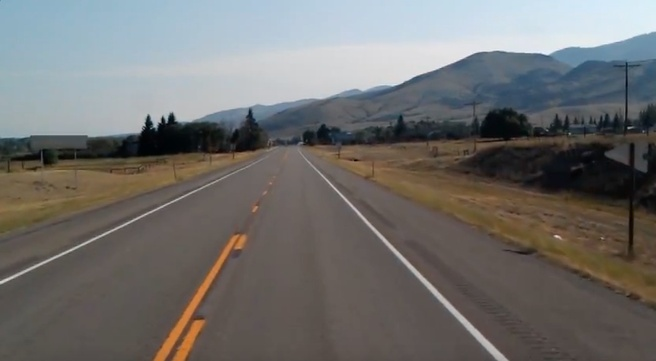
#> input picture classNotes/Lecture 22 - OpenCV _For Information Only_/test_image.jpg, 656 x 361 px, shrunk from 1279 x 704 before the run
$ jupyter execute 'Open CV.ipynb'   (shell and % lines are left out)
#> lines starting #> are read from the running program, lines starting #| are printed output that depends on the picture; after the words box and inside, x2 and y2 are one past the last pixel; in counts of white or black regions, pixels touching at a corner belong together
## Open CV

OpenCV is a library of programming functions mainly for real-time computer vision. Originally developed by Intel

# Loading Images

[cell 1]
import cv2
image = cv2.imread('test_image.jpg')
#> image is the input picture: shape (361, 656, 3); mean B, G, R 109.7, 111.3, 112.4

The folowing code can be used outside fo Jupyter
``` python
cv2.imshow("result",image)
cv2.waitKey(0)
```

[cell 2]
from matplotlib import pyplot as plt
img = cv2.imread('test_image.jpg')
# opencv loads in BGR format by default, we want to show it in RGB there are 2 ways to do that
plt.imshow(cv2.cvtColor(image, cv2.COLOR_BGR2RGB))
#plt.imshow(img[:,:,::-1])

[cell 3]
plt.imshow(img)

[cell 4]
img = cv2.cvtColor(img,cv2.COLOR_RGB2HSV)
#> img: shape (361, 656, 3); mean H, S, V 71.3, 49.8, 121.8
plt.imshow(img)

[cell 5]
img2 = cv2.imread('puppy.jpg')
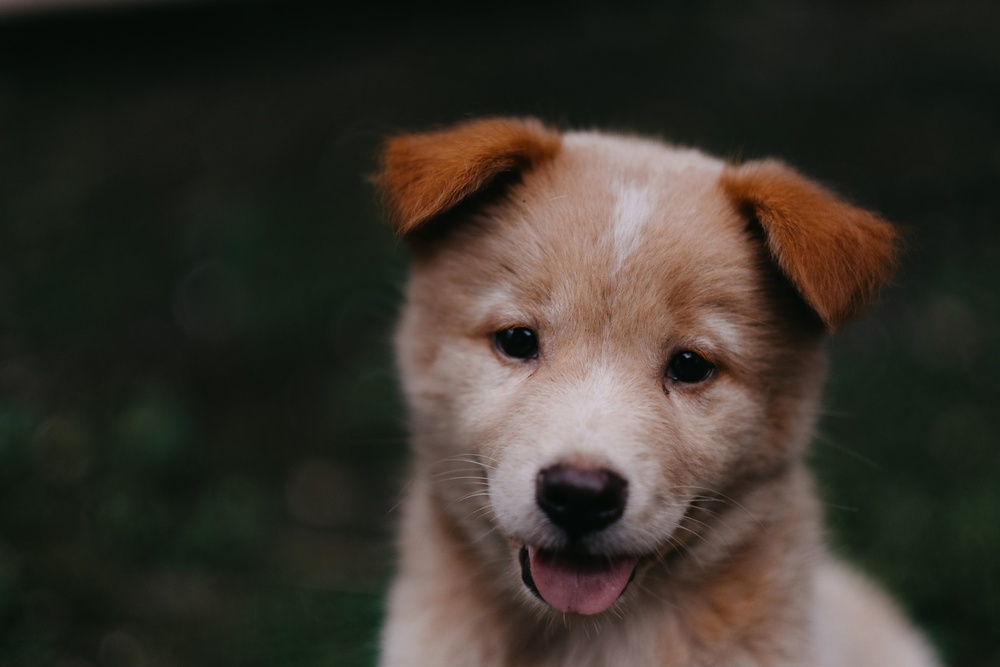
#> input picture classNotes/Lecure 19/puppy.jpg, 1000 x 667 px, shrunk from 1950 x 1300 before the run, found by its file name
#> img2 is the input picture: shape (667, 1000, 3); mean B, G, R 43.8, 51.8, 57.3
plt.imshow(img2)

[cell 6]
img2 = cv2.cvtColor(img2,cv2.COLOR_RGB2HSV)
#> img2: shape (667, 1000, 3); mean H, S, V 82.1, 74.2, 60.9
plt.imshow(img2)

[cell 7]
img = cv2.imread('test_image.jpg',0) #gray scale
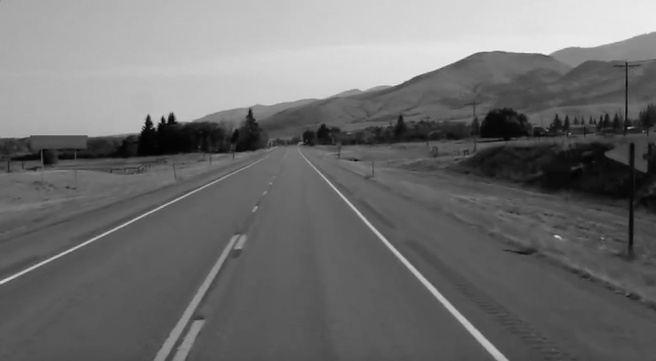
#> img: shape (361, 656); min 1, max 240, mean 111.4
plt.imshow(img, cmap='gray')

[cell 8]
img.max()
#> Out = 240

[cell 9]
ret, imggray = cv2.threshold(img,150,255, cv2.THRESH_BINARY)
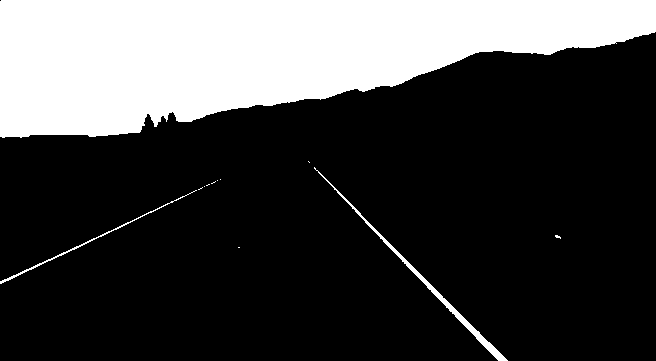
#> imggray: shape (361, 656); 26% white; 12 white regions (9 under 20 px), largest, box (x1, y1, x2, y2) and area: (0, 0, 656, 138) 59991, (314, 167, 508, 361) 1082, (0, 190, 197, 284) 375
plt.imshow(imggray,cmap='gray')

[cell 10]
ret, imggray = cv2.threshold(img,120,255, cv2.THRESH_BINARY)
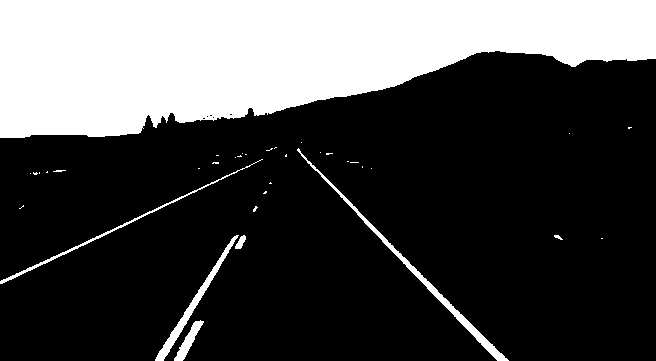
#> imggray: shape (361, 656); 28.1% white; 36 white regions (29 under 20 px), largest, box (x1, y1, x2, y2) and area: (0, 0, 656, 138) 62924, (297, 148, 509, 361) 1455, (155, 235, 239, 361) 940
